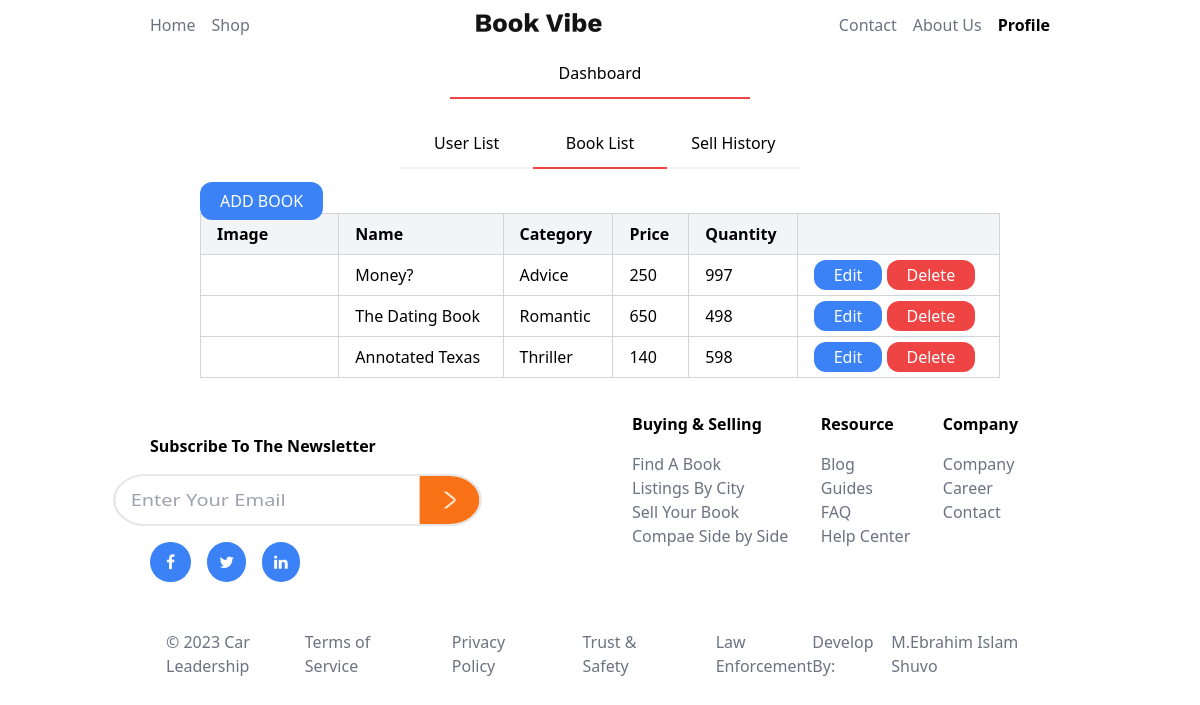
The app's page /car.php with its own data.
### tables this page shows
CREATE TABLE `book` (
  `image` text DEFAULT NULL,
  `name` varchar(40) DEFAULT NULL,
  `category` varchar(40) DEFAULT NULL,
  `price` varchar(40) DEFAULT NULL,
  `quantity` int(11) NOT NULL
);

### car.php (the view, shortened to what this page needs)
<?php
    require_once("confiq\conection.php");
$sql = "SELECT * FROM book";
$result = $con->query($sql);
?>
<!DOCTYPE html>
<html lang="en">
<head>
    <link rel="stylesheet" href="https://cdnjs.cloudflare.com/ajax/libs/font-awesome/4.7.0/css/font-awesome.min.css">
    <script src="https://cdn.tailwindcss.com"></script>
</head>
<body>
    <div class="flex flex-col items-center text-gray-500">
        <div class="flex md:justify-between justify-center items-center w-9/12 m-auto gap-4">
            <div class="flex gap-4">
                <a href="index.php" class="hover:scale-110 hover:font-semibold hover:text-black">Home</a>
                <a href="shop.php" class="hover:scale-110 hover:font-semibold hover:text-black">Shop</a>
            </div>
            <img class="hidden md:block" src="photo/logo.jpg" alt="">
            <div class="flex gap-4">
                <a class="hover:scale-110 hover:font-semibold hover:text-black">Contact</a>
                <a class="hover:scale-110 hover:font-semibold hover:text-black">About Us</a>
                <a href="Customer.php" class="font-semibold text-black">Profile</a>
            </div>
        </div>
    </div>
     <div class="flex w-full pb-5 md:w-6/12 m-auto">
        <p class="text-center w-[50%] border-b-2 border-red-500 py-3 m-auto">Dashboard</p>
     </div>
    <div class="order-history-section md:w-8/12 m-auto">
        <div class="flex w-full pb-5 md:w-6/12 m-auto">
            <a href="admin.php" class="text-center w-[50%] border-b-2 border-gray-100 py-3 m-auto">User List</a>
            <a href="car.php" class="text-center w-[50%] border-b-2 border-red-500 py-3 m-auto">Book List</a>
            <a href="sell.php" class="text-center w-[50%] border-b-2 border-gray-100 py-3 m-auto">Sell History</a>
        </div>
        <a class="bg-blue-500 text-white px-5  py-2 rounded-xl mb-5" href="addcar.php">ADD BOOK</a>
        <table class="table-auto w-full border-collapse border border-gray-300">
            <thead class="bg-gray-100">
                <tr>
                    <th class="border border-gray-300 px-4 py-2 text-left">Image</th>
                    <th class="border border-gray-300 px-4 py-2 text-left">Name</th>
                    <th class="border border-gray-300 px-4 py-2 text-left">Category</th>
                    <th class="border border-gray-300 px-4 py-2 text-left">Price</th>
                    <th class="border border-gray-300 px-4 py-2 text-left">Quantity</th>
                    <th class="border border-gray-300 px-4 py-2 text-left"></th>
                </tr>
            </thead>
            <tbody>
                <?php
                    while($row = mysqli_fetch_array($result)){
                    ?>
                    <tr">
                        <td class="border border-gray-300 px-4 py-2"><img class="w-[100px] h-auto" src="<?php echo $row['image']?>" alt=""></td>
                        <td class="border border-gray-300 px-4 py-2"><?php echo $row['name']?></td>
                        <td class="border border-gray-300 px-4 py-2"><?php echo $row['category']?></td>
                        <td class="border border-gray-300 px-4 py-2"><?php echo $row['price']?></td>
                        <td class="border border-gray-300 px-4 py-2"><?php echo $row['quantity']?></td>
                        <td class="border border-gray-300 px-4 py-2">
                            <a class="bg-blue-500 text-white px-5  py-1 rounded-xl" href="editCarInfo.php?name=<?php echo urlencode($row['name']); ?>" class="btn btn-primary">Edit</a>
                            <a class="bg-red-500 text-white px-5  py-1 rounded-xl" href="confiq/deleteCar.php?name=<?php echo urlencode($row['name']); ?>" class="btn btn-primary">Delete</a>
                        </td>
                    <?php
                    }
                ?>
            </tbody>
        </table>
    </div>
    <div class="flex flex-col md:flex-row md:justify-between md:w-9/12 m-auto items-center">
        <div class="flex flex-col items-center md:items-start gap-4  md:mt-14 mt-7">
            <h4 class="font-semibold">Subscribe To The Newsletter</h4>
            <div class="flex scale-x-125 border-2 rounded-full">
                <input class="rounded-l-full pl-3" type="email" placeholder="Enter Your Email">
                <img class="p-3 bg-orange-500 rounded-r-full" src="photo/arrow-right-white.png" alt="">
            </div>
            <div class=" flex items-center gap-4 mb-8 md:0">
                <a href="#" class="fa fa-facebook bg-blue-500 hover:bg-blue-700 text-white py-3 px-4 rounded-full"></a>
                <a href="#" class="fa fa-twitter bg-blue-500 hover:bg-blue-700 text-white py-3 px-3 rounded-full"></a>
                <a href="#" class="fa fa-linkedin bg-blue-500 hover:bg-blue-700 text-white py-3 px-3 rounded-full"></a>
            </div>
        </div>
        <div class="flex justify-between p-8 md:p- pt-0 w-11/12 md:w-6/12 text-gray-500">
            <div class="flex flex-col gap-4">
                <h3 class="text-black font-bold">Buying & Selling</h3>
                <div class="">
                    <p>Find A Book</p>
                    <p>Listings By City</p>
                    <p>Sell Your Book</p>
                    <p>Compae Side by Side</p>
                </div>
            </div>
            <div class="flex flex-col gap-4">
                <h3 class="text-black font-bold">Resource</h3>
                <div class="">
                    <p>Blog</p>
                    <p>Guides</p>
                    <p>FAQ</p>
                    <p>Help Center</p>
                </div>
            </div>
            <div class="flex flex-col gap-4">
                <h3 class="text-black font-bold">Company</h3>
                <div class="">
                    <p>Company</p>
                    <p>Career</p>
                    <p>Contact</p>
                </div>
            </div>
        </div>
    </div>
    <div class="">
        <div class="text-gray-500 px-4 flex flex-col items-center md:flex-row md:justify-between md:w-9/12 m-auto md:p-4 ">
            <div class="">
                <p>© 2023 Car Leadership</p>
            </div>
            <div class="flex justify-between md:gap-14">
                <p>Terms of Service</p>
                <p>Privacy Policy</p>
                <p>Trust & Safety</p>
                <p>Law Enforcement</p>
            </div>
            <div class="flex gap-2">
                <p>Develop By: </p>
                <a href="https://www.facebook.com/ebrahim.islam.2003">M.Ebrahim Islam Shuvo</a>
            </div>
        </div>
    </div>
</body>
</html>

### records on screen
book: name "Money?", category "Advice", price "250", quantity "997"
book: name "The Dating Book", category "Romantic", price "650", quantity "498"
book: name "Annotated Texas", category "Thriller", price "140", quantity "598"
